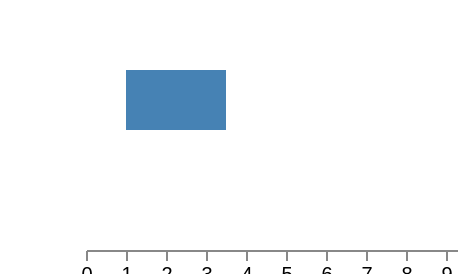

The specification (Vega-Lite) saved for this image:
### Vega specification from a JSON file in a GitHub repository (floating-point values rounded to 4 significant figures)
{"$schema": "https://vega.github.io/schema/vega/v5.json", "width": 200, "height": 100, "padding": 10, "scales": [{"name": "x", "type": "linear", "domain": [0, 10], "range": "width"}], "axes": [{"orient": "bottom", "scale": "x"}], "marks": [{"type": "rect", "encode": {"update": {"x": {"value": 20}, "y": {"value": 10}, "width": {"value": 50}, "height": {"value": 30}, "fill": {"value": "steelblue"}}}}], "encode": {"enter": {"x": {"value": 30}, "y": {"value": 15}}}}
